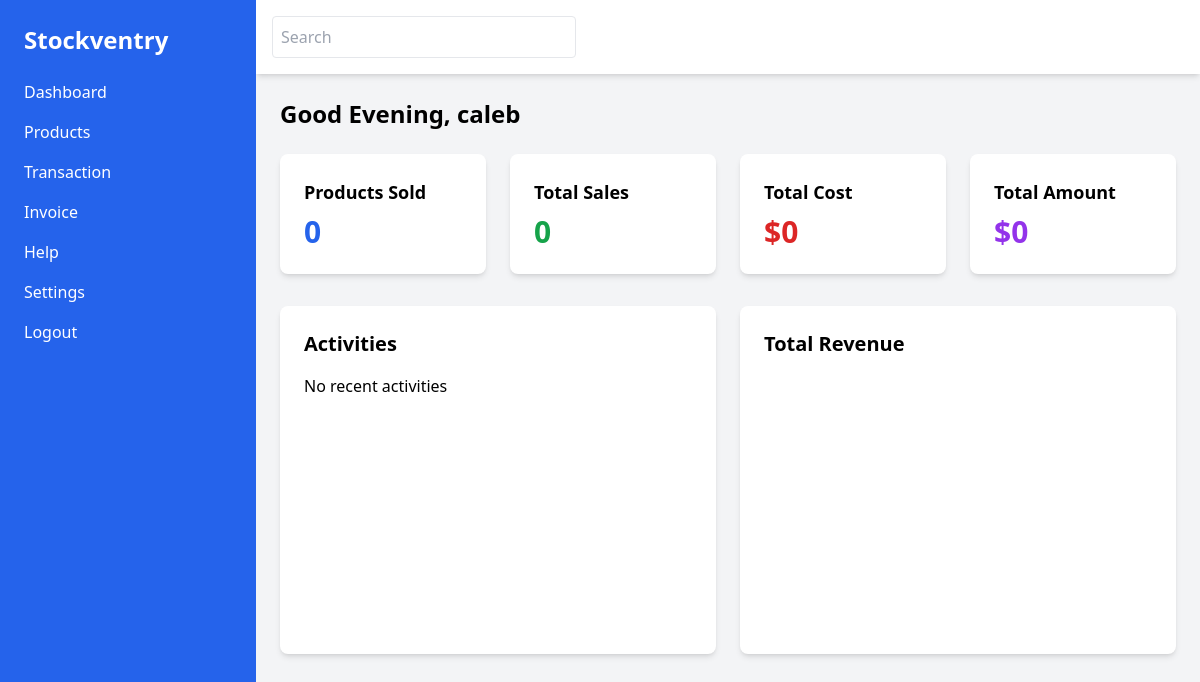
Page /dashboard/ (signed in) on the earlier database version.
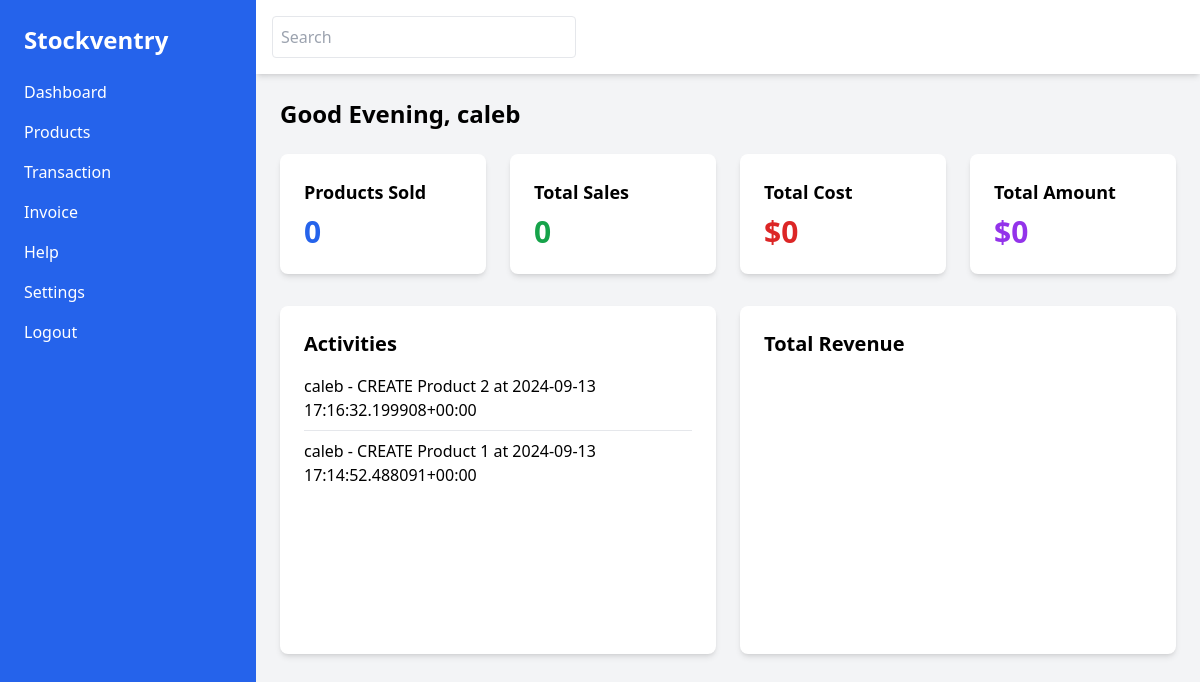
Same page on the later database version.
### core/models.py (models this page shows, shortened)
class Activity(models.Model):
    ACTION_TYPES = [
        ('CREATE', 'Create'),
        ('UPDATE', 'Update'),
        ('DELETE', 'Delete'),
        ('SALE', 'Sale'),
        ('PURCHASE', 'Purchase'),
        ('OTHER', 'Other'),
    ]
    user = models.ForeignKey(User, on_delete=models.CASCADE)
    action_type = models.CharField(max_length=10, choices=ACTION_TYPES)
    target_model = models.CharField(max_length=50)  # e.g., 'Product', 'Order', etc.
    target_id = models.IntegerField()
    details = models.TextField(blank=True)
    timestamp = models.DateTimeField(auto_now_add=True)
    class Meta:
        verbose_name_plural = "Activities"
        ordering = ['-timestamp']
    def __str__(self):
        return f"{self.user.username} - {self.action_type} {self.target_model} {self.target_id} at {self.timestamp}"

### core/views.py (the view)
# urls.py: path('dashboard/', views.dashboard, name='dashboard'),
@login_required
def dashboard(request):
    today = timezone.now().date()
    recent_activities = Activity.objects.all()[:10]
    context = {
        'products_sold': Transaction.objects.filter(transaction_type='SALE', date__date=today).aggregate(Sum('quantity'))['quantity__sum'] or 0,
        'total_sales': Transaction.objects.filter(transaction_type='SALE', date__date=today).count(),
        'total_cost': Transaction.objects.filter(transaction_type='PURCHASE', date__date=today).aggregate(Sum('total_amount'))['total_amount__sum'] or 0,
        'total_amount': Transaction.objects.filter(transaction_type='SALE', date__date=today).aggregate(Sum('total_amount'))['total_amount__sum'] or 0,
        'recent_activities': recent_activities,
    }
    return render(request, 'dashboard.html', context)

### core/template/dashboard.html (shortened to what this page needs)
{% extends 'base.html' %}
{% load static %}
{% block content %}
<h1 class="text-2xl font-bold mb-6">Good Evening, {{ request.user.first_name }}</h1>
<div class="grid grid-cols-1 md:grid-cols-2 lg:grid-cols-4 gap-6 mb-8">
    <div class="bg-white p-6 rounded-lg shadow-md">
        <h2 class="text-lg font-semibold mb-2">Products Sold</h2>
        <p class="text-3xl font-bold text-blue-600">{{ products_sold }}</p>
    </div>
    <div class="bg-white p-6 rounded-lg shadow-md">
        <h2 class="text-lg font-semibold mb-2">Total Sales</h2>
        <p class="text-3xl font-bold text-green-600">{{ total_sales }}</p>
    </div>
    <div class="bg-white p-6 rounded-lg shadow-md">
        <h2 class="text-lg font-semibold mb-2">Total Cost</h2>
        <p class="text-3xl font-bold text-red-600">${{ total_cost }}</p>
    </div>
    <div class="bg-white p-6 rounded-lg shadow-md">
        <h2 class="text-lg font-semibold mb-2">Total Amount</h2>
        <p class="text-3xl font-bold text-purple-600">${{ total_amount }}</p>
    </div>
</div>
<div class="grid grid-cols-1 lg:grid-cols-2 gap-6">
    <div class="bg-white p-6 rounded-lg shadow-md">
        <h2 class="text-xl font-semibold mb-4">Activities</h2>
        <ul>
            {% for activity in recent_activities %}
                <li class="mb-2 pb-2 border-b last:border-b-0">{{ activity }}</li>
            {% empty %}
                <li>No recent activities</li>
            {% endfor %}
        </ul>
    </div>
    <div class="bg-white p-6 rounded-lg shadow-md">
        <h2 class="text-xl font-semibold mb-4">Total Revenue</h2>
        <div id="revenue-chart" class="h-64"></div>
    </div>
</div>
{% endblock %}

### core/template/base.html (shortened to what this page needs)
{% load static %}
<!DOCTYPE html>
<html lang="en">
<head>
    <script src="https://cdn.tailwindcss.com"></script>
</head>
<body class="bg-gray-100">
    <div class="flex h-screen">
        <nav class="w-64 bg-blue-600 text-white p-6">
            <h1 class="text-2xl font-bold mb-6">Stockventry</h1>
            <ul>
                <li class="mb-4"><a href="{% url 'dashboard' %}" class="hover:text-blue-200">Dashboard</a></li>
                <li class="mb-4"><a href="{% url 'products' %}" class="hover:text-blue-200">Products</a></li>
                <li class="mb-4"><a href="{% url 'transactions_list' %}" class="hover:text-blue-200">Transaction</a></li>
                <li class="mb-4"><a href="{% url 'invoice' %}" class="hover:text-blue-200">Invoice</a></li>
                <li class="mb-4"><a href="{% url 'help' %}" class="hover:text-blue-200">Help</a></li>
                <li class="mb-4"><a href="{% url 'settings' %}" class="hover:text-blue-200">Settings</a></li>
                <li><a href="{% url 'logout' %}" class="hover:text-blue-200">Logout</a></li>
            </ul>
        </nav>
        <main class="flex-1 overflow-y-auto">
            <header class="bg-white shadow-md p-4 flex justify-between items-center">
                <div class="w-1/3">
                    <input type="text" placeholder="Search" class="w-full p-2 border rounded">
                </div>
            </header>
            <div class="p-6">
                {% block content %}{% endblock %}
            </div>
        </main>
    </div>
</body>
</html>

Differences in the rows shown:
added Activity: user+action_type+target_model "caleb - CREATE Product 2 at 2024-09-13 17:16:32.199908+00:00"
added Activity: user+action_type+target_model "caleb - CREATE Product 1 at 2024-09-13 17:14:52.488091+00:00"
Other differences:
text no longer shown: "No recent activities"
